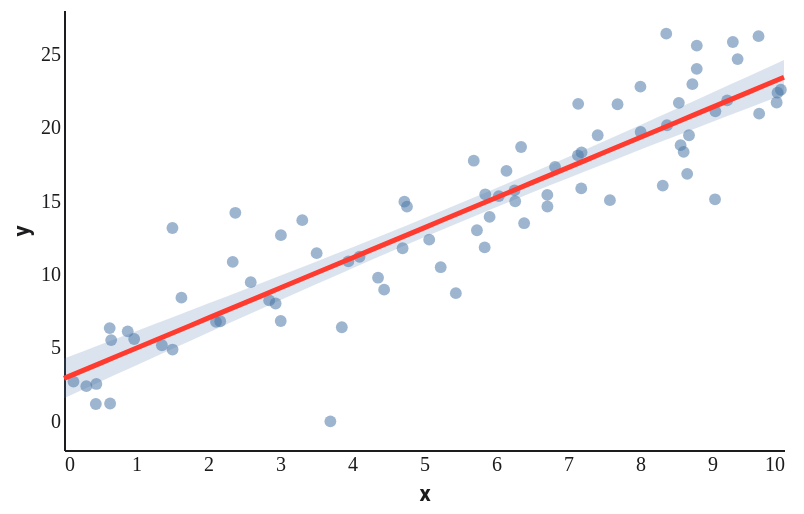

The Vega-Lite source for this figure:
### Vega-Lite specification from a JSON file in a GitHub repository (floating-point values rounded to 4 significant figures)
{"$schema": "https://vega.github.io/schema/vega-lite/v5.json", "width": 360, "height": 220, "config": {"background": "#FFFFFF", "font": "Roboto, Roboto Serif, Roboto Mono, system-ui, sans-serif", "view": {"stroke": null, "cornerRadius": 10}, "axis": {"domain": true, "domainColor": "#1D1D1F", "labelColor": "#1D1D1F", "titleColor": "#1D1D1F", "grid": false, "ticks": false, "labelFont": "Roboto Mono", "titleFont": "Roboto"}, "axisTop": {"domain": false, "domainColor": null, "labels": false, "ticks": false, "title": null}, "axisRight": {"domain": false, "domainColor": null, "labels": false, "ticks": false, "title": null}, "legend": {"titleFont": "Roboto", "labelFont": "Roboto", "labelColor": "#1D1D1F", "titleColor": "#1D1D1F"}, "title": {"font": "Roboto", "fontSize": 14, "color": "#1D1D1F", "subtitleFont": "Roboto", "subtitleColor": "#1D1D1F"}, "range": {"category": ["#FF3B30", "#FF9500", "#FFCC00", "#28CD41", "#79DBDC", "#007AFF", "#AF52DE", "#FF2D55"]}, "bar": {"cornerRadiusEnd": 4}, "line": {"strokeWidth": 2}, "point": {"filled": true, "size": 40}}, "layer": [{"data": {"values": [{"x": 0.0, "yhat": 2.883, "lo": 1.527, "hi": 4.239}, {"x": 0.25, "yhat": 3.396, "lo": 2.088, "hi": 4.704}, {"x": 0.5, "yhat": 3.909, "lo": 2.648, "hi": 5.17}, {"x": 0.75, "yhat": 4.422, "lo": 3.208, "hi": 5.637}, {"x": 1.0, "yhat": 4.936, "lo": 3.767, "hi": 6.105}, {"x": 1.25, "yhat": 5.449, "lo": 4.325, "hi": 6.573}, {"x": 1.5, "yhat": 5.962, "lo": 4.883, "hi": 7.042}, {"x": 1.75, "yhat": 6.475, "lo": 5.439, "hi": 7.512}, {"x": 2.0, "yhat": 6.989, "lo": 5.995, "hi": 7.983}, {"x": 2.25, "yhat": 7.502, "lo": 6.549, "hi": 8.455}, {"x": 2.5, "yhat": 8.015, "lo": 7.102, "hi": 8.929}, {"x": 2.75, "yhat": 8.528, "lo": 7.653, "hi": 9.404}, {"x": 3.0, "yhat": 9.042, "lo": 8.202, "hi": 9.881}, {"x": 3.25, "yhat": 9.555, "lo": 8.749, "hi": 10.36}, {"x": 3.5, "yhat": 10.07, "lo": 9.294, "hi": 10.84}, {"x": 3.75, "yhat": 10.58, "lo": 9.837, "hi": 11.33}, {"x": 4.0, "yhat": 11.09, "lo": 10.38, "hi": 11.81}, {"x": 4.25, "yhat": 11.61, "lo": 10.91, "hi": 12.3}, {"x": 4.5, "yhat": 12.12, "lo": 11.44, "hi": 12.8}, {"x": 4.75, "yhat": 12.63, "lo": 11.97, "hi": 13.3}, {"x": 5.0, "yhat": 13.15, "lo": 12.5, "hi": 13.8}, {"x": 5.25, "yhat": 13.66, "lo": 13.02, "hi": 14.3}, {"x": 5.5, "yhat": 14.17, "lo": 13.53, "hi": 14.82}, {"x": 5.75, "yhat": 14.69, "lo": 14.04, "hi": 15.33}, {"x": 6.0, "yhat": 15.2, "lo": 14.55, "hi": 15.85}, {"x": 6.25, "yhat": 15.71, "lo": 15.05, "hi": 16.38}, {"x": 6.5, "yhat": 16.23, "lo": 15.55, "hi": 16.91}, {"x": 6.75, "yhat": 16.74, "lo": 16.04, "hi": 17.44}, {"x": 7.0, "yhat": 17.25, "lo": 16.53, "hi": 17.97}, {"x": 7.25, "yhat": 17.77, "lo": 17.02, "hi": 18.51}, {"x": 7.5, "yhat": 18.28, "lo": 17.5, "hi": 19.06}, {"x": 7.75, "yhat": 18.79, "lo": 17.99, "hi": 19.6}, {"x": 8.0, "yhat": 19.31, "lo": 18.46, "hi": 20.15}, {"x": 8.25, "yhat": 19.82, "lo": 18.94, "hi": 20.7}, {"x": 8.5, "yhat": 20.33, "lo": 19.42, "hi": 21.25}, {"x": 8.75, "yhat": 20.85, "lo": 19.89, "hi": 21.8}, {"x": 9.0, "yhat": 21.36, "lo": 20.36, "hi": 22.36}, {"x": 9.25, "yhat": 21.87, "lo": 20.83, "hi": 22.91}, {"x": 9.5, "yhat": 22.39, "lo": 21.3, "hi": 23.47}, {"x": 9.75, "yhat": 22.9, "lo": 21.77, "hi": 24.03}, {"x": 10.0, "yhat": 23.41, "lo": 22.24, "hi": 24.59}]}, "mark": {"type": "area", "opacity": 0.2}, "encoding": {"x": {"field": "x", "type": "quantitative"}, "y": {"field": "lo", "type": "quantitative", "title": "y"}, "y2": {"field": "hi"}}}, {"data": {"values": [{"x": 2.38, "y": 14.17}, {"x": 5.442, "y": 8.696}, {"x": 3.7, "y": -0.0482}, {"x": 6.039, "y": 15.31}, {"x": 6.257, "y": 15.7}, {"x": 0.6553, "y": 5.493}, {"x": 0.1317, "y": 2.663}, {"x": 8.375, "y": 20.14}, {"x": 2.594, "y": 9.443}, {"x": 2.343, "y": 10.83}, {"x": 9.956, "y": 22.56}, {"x": 4.703, "y": 11.76}, {"x": 8.365, "y": 26.39}, {"x": 4.764, "y": 14.59}, {"x": 6.391, "y": 13.46}, {"x": 1.506, "y": 13.13}, {"x": 6.349, "y": 18.66}, {"x": 8.68, "y": 19.46}, {"x": 5.232, "y": 10.46}, {"x": 7.413, "y": 19.46}, {"x": 6.714, "y": 14.6}, {"x": 0.6403, "y": 1.172}, {"x": 7.582, "y": 15.03}, {"x": 5.911, "y": 13.89}, {"x": 3.013, "y": 12.65}, {"x": 0.3101, "y": 2.351}, {"x": 8.655, "y": 16.83}, {"x": 4.727, "y": 14.93}, {"x": 7.188, "y": 18.29}, {"x": 8.788, "y": 23.99}, {"x": 7.141, "y": 21.6}, {"x": 9.211, "y": 21.84}, {"x": 3.95, "y": 10.86}, {"x": 8.009, "y": 19.68}, {"x": 4.446, "y": 8.933}, {"x": 9.356, "y": 24.65}, {"x": 8.789, "y": 25.57}, {"x": 0.9745, "y": 5.568}, {"x": 1.36, "y": 5.143}, {"x": 2.17, "y": 6.777}, {"x": 9.655, "y": 20.93}, {"x": 4.362, "y": 9.748}, {"x": 6.266, "y": 14.96}, {"x": 3.01, "y": 6.796}, {"x": 5.072, "y": 12.34}, {"x": 3.859, "y": 6.371}, {"x": 3.509, "y": 11.42}, {"x": 5.851, "y": 15.43}, {"x": 5.843, "y": 11.81}, {"x": 9.042, "y": 15.09}, {"x": 6.82, "y": 17.3}, {"x": 9.289, "y": 25.82}, {"x": 8.564, "y": 18.78}, {"x": 9.91, "y": 22.36}, {"x": 6.713, "y": 15.39}, {"x": 1.631, "y": 8.385}, {"x": 8.606, "y": 18.33}, {"x": 9.646, "y": 26.21}, {"x": 9.047, "y": 21.09}, {"x": 5.691, "y": 17.73}, {"x": 7.138, "y": 18.09}, {"x": 2.111, "y": 6.74}, {"x": 8.316, "y": 16.03}, {"x": 5.735, "y": 12.98}, {"x": 2.85, "y": 8.2}, {"x": 0.6346, "y": 6.312}, {"x": 8.539, "y": 21.67}, {"x": 9.898, "y": 21.7}, {"x": 0.8852, "y": 6.088}, {"x": 8.006, "y": 22.77}, {"x": 4.105, "y": 11.17}, {"x": 1.508, "y": 4.849}, {"x": 2.939, "y": 7.99}, {"x": 7.688, "y": 21.58}, {"x": 8.728, "y": 22.94}, {"x": 0.4419, "y": 1.139}, {"x": 6.145, "y": 17.03}, {"x": 0.4494, "y": 2.504}, {"x": 7.184, "y": 15.83}, {"x": 3.31, "y": 13.67}]}, "mark": {"type": "point", "filled": true, "opacity": 0.55, "size": 35}, "encoding": {"x": {"field": "x", "type": "quantitative"}, "y": {"field": "y", "type": "quantitative"}}}, {"data": {"values": [{"x": 0.0, "yhat": 2.883, "lo": 1.527, "hi": 4.239}, {"x": 0.25, "yhat": 3.396, "lo": 2.088, "hi": 4.704}, {"x": 0.5, "yhat": 3.909, "lo": 2.648, "hi": 5.17}, {"x": 0.75, "yhat": 4.422, "lo": 3.208, "hi": 5.637}, {"x": 1.0, "yhat": 4.936, "lo": 3.767, "hi": 6.105}, {"x": 1.25, "yhat": 5.449, "lo": 4.325, "hi": 6.573}, {"x": 1.5, "yhat": 5.962, "lo": 4.883, "hi": 7.042}, {"x": 1.75, "yhat": 6.475, "lo": 5.439, "hi": 7.512}, {"x": 2.0, "yhat": 6.989, "lo": 5.995, "hi": 7.983}, {"x": 2.25, "yhat": 7.502, "lo": 6.549, "hi": 8.455}, {"x": 2.5, "yhat": 8.015, "lo": 7.102, "hi": 8.929}, {"x": 2.75, "yhat": 8.528, "lo": 7.653, "hi": 9.404}, {"x": 3.0, "yhat": 9.042, "lo": 8.202, "hi": 9.881}, {"x": 3.25, "yhat": 9.555, "lo": 8.749, "hi": 10.36}, {"x": 3.5, "yhat": 10.07, "lo": 9.294, "hi": 10.84}, {"x": 3.75, "yhat": 10.58, "lo": 9.837, "hi": 11.33}, {"x": 4.0, "yhat": 11.09, "lo": 10.38, "hi": 11.81}, {"x": 4.25, "yhat": 11.61, "lo": 10.91, "hi": 12.3}, {"x": 4.5, "yhat": 12.12, "lo": 11.44, "hi": 12.8}, {"x": 4.75, "yhat": 12.63, "lo": 11.97, "hi": 13.3}, {"x": 5.0, "yhat": 13.15, "lo": 12.5, "hi": 13.8}, {"x": 5.25, "yhat": 13.66, "lo": 13.02, "hi": 14.3}, {"x": 5.5, "yhat": 14.17, "lo": 13.53, "hi": 14.82}, {"x": 5.75, "yhat": 14.69, "lo": 14.04, "hi": 15.33}, {"x": 6.0, "yhat": 15.2, "lo": 14.55, "hi": 15.85}, {"x": 6.25, "yhat": 15.71, "lo": 15.05, "hi": 16.38}, {"x": 6.5, "yhat": 16.23, "lo": 15.55, "hi": 16.91}, {"x": 6.75, "yhat": 16.74, "lo": 16.04, "hi": 17.44}, {"x": 7.0, "yhat": 17.25, "lo": 16.53, "hi": 17.97}, {"x": 7.25, "yhat": 17.77, "lo": 17.02, "hi": 18.51}, {"x": 7.5, "yhat": 18.28, "lo": 17.5, "hi": 19.06}, {"x": 7.75, "yhat": 18.79, "lo": 17.99, "hi": 19.6}, {"x": 8.0, "yhat": 19.31, "lo": 18.46, "hi": 20.15}, {"x": 8.25, "yhat": 19.82, "lo": 18.94, "hi": 20.7}, {"x": 8.5, "yhat": 20.33, "lo": 19.42, "hi": 21.25}, {"x": 8.75, "yhat": 20.85, "lo": 19.89, "hi": 21.8}, {"x": 9.0, "yhat": 21.36, "lo": 20.36, "hi": 22.36}, {"x": 9.25, "yhat": 21.87, "lo": 20.83, "hi": 22.91}, {"x": 9.5, "yhat": 22.39, "lo": 21.3, "hi": 23.47}, {"x": 9.75, "yhat": 22.9, "lo": 21.77, "hi": 24.03}, {"x": 10.0, "yhat": 23.41, "lo": 22.24, "hi": 24.59}]}, "mark": {"type": "line", "strokeWidth": 2.5, "color": "#FF3B30"}, "encoding": {"x": {"field": "x", "type": "quantitative"}, "y": {"field": "yhat", "type": "quantitative"}}}]}
